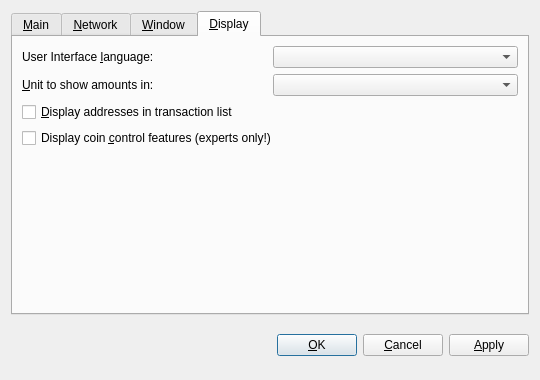
<?xml version="1.0" encoding="UTF-8"?>
<ui version="4.0">
 <class>OptionsDialog</class>
 <widget class="QDialog" name="OptionsDialog">
  <property name="geometry">
   <rect>
    <x>0</x>
    <y>0</y>
    <width>540</width>
    <height>380</height>
   </rect>
  </property>
  <property name="windowTitle">
   <string>Options</string>
  </property>
  <property name="modal">
   <bool>true</bool>
  </property>
  <layout class="QVBoxLayout" name="verticalLayout">
   <item>
    <widget class="QTabWidget" name="tabWidget">
     <property name="tabPosition">
      <enum>QTabWidget::North</enum>
     </property>
     <property name="currentIndex">
      <number>3</number>
     </property>
     <widget class="QWidget" name="tabMain">
      <attribute name="title">
       <string>&amp;Main</string>
      </attribute>
      <layout class="QVBoxLayout" name="verticalLayout_Main">
       <item>
        <widget class="QLabel" name="transactionFeeInfoLabel">
         <property name="text">
          <string>Optional transaction fee per kB that helps make sure your transactions are processed quickly. Most transactions are 1 kB. Fee 0.01 recommended.</string>
         </property>
         <property name="textFormat">
          <enum>Qt::PlainText</enum>
         </property>
         <property name="wordWrap">
          <bool>true</bool>
         </property>
        </widget>
       </item>
       <item>
        <layout class="QHBoxLayout" name="horizontalLayout_Main">
         <item>
          <widget class="QLabel" name="transactionFeeLabel">
           <property name="text">
            <string>Pay transaction &amp;fee</string>
           </property>
           <property name="textFormat">
            <enum>Qt::PlainText</enum>
           </property>
           <property name="buddy">
            <cstring>transactionFee</cstring>
           </property>
          </widget>
         </item>
         <item>
          <widget class="BitcoinAmountField" name="transactionFee"/>
         </item>
         <item>
          <spacer name="horizontalSpacer_Main">
           <property name="orientation">
            <enum>Qt::Horizontal</enum>
           </property>
           <property name="sizeHint" stdset="0">
            <size>
             <width>40</width>
             <height>20</height>
            </size>
           </property>
          </spacer>
         </item>
        </layout>
       </item>
       <item>
        <widget class="QCheckBox" name="bitcoinAtStartup">
         <property name="toolTip">
          <string>Automatically start SafeSeafood after logging in to the system.</string>
         </property>
         <property name="text">
          <string>&amp;Start SafeSeafood on system login</string>
         </property>
        </widget>
       </item>
       <item>
        <widget class="QCheckBox" name="detachDatabases">
         <property name="toolTip">
          <string>Detach block and address databases at shutdown. This means they can be moved to another data directory, but it slows down shutdown. The wallet is always detached.</string>
         </property>
         <property name="text">
          <string>&amp;Detach databases at shutdown</string>
         </property>
        </widget>
       </item>
       <item>
        <spacer name="verticalSpacer_Main">
         <property name="orientation">
          <enum>Qt::Vertical</enum>
         </property>
         <property name="sizeHint" stdset="0">
          <size>
           <width>20</width>
           <height>40</height>
          </size>
         </property>
        </spacer>
       </item>
      </layout>
     </widget>
     <widget class="QWidget" name="tabNetwork">
      <attribute name="title">
       <string>&amp;Network</string>
      </attribute>
      <layout class="QVBoxLayout" name="verticalLayout_Network">
       <item>
        <widget class="QCheckBox" name="mapPortUpnp">
         <property name="toolTip">
          <string>Automatically open the SafeSeafood client port on the router. This only works when your router supports UPnP and it is enabled.</string>
         </property>
         <property name="text">
          <string>Map port using &amp;UPnP</string>
         </property>
        </widget>
       </item>
       <item>
        <widget class="QCheckBox" name="connectSocks">
         <property name="toolTip">
          <string>Connect to the SafeSeafood network through a SOCKS proxy (e.g. when connecting through Tor).</string>
         </property>
         <property name="text">
          <string>&amp;Connect through SOCKS proxy:</string>
         </property>
        </widget>
       </item>
       <item>
        <layout class="QHBoxLayout" name="horizontalLayout_Network">
         <item>
          <widget class="QLabel" name="proxyIpLabel">
           <property name="text">
            <string>Proxy &amp;IP:</string>
           </property>
           <property name="textFormat">
            <enum>Qt::PlainText</enum>
           </property>
           <property name="buddy">
            <cstring>proxyIp</cstring>
           </property>
          </widget>
         </item>
         <item>
          <widget class="QValidatedLineEdit" name="proxyIp">
           <property name="maximumSize">
            <size>
             <width>140</width>
             <height>16777215</height>
            </size>
           </property>
           <property name="toolTip">
            <string>IP address of the proxy (e.g. 127.0.0.1)</string>
           </property>
          </widget>
         </item>
         <item>
          <widget class="QLabel" name="proxyPortLabel">
           <property name="text">
            <string>&amp;Port:</string>
           </property>
           <property name="textFormat">
            <enum>Qt::PlainText</enum>
           </property>
           <property name="buddy">
            <cstring>proxyPort</cstring>
           </property>
          </widget>
         </item>
         <item>
          <widget class="QLineEdit" name="proxyPort">
           <property name="maximumSize">
            <size>
             <width>55</width>
             <height>16777215</height>
            </size>
           </property>
           <property name="toolTip">
            <string>Port of the proxy (e.g. 9050)</string>
           </property>
          </widget>
         </item>
         <item>
          <widget class="QLabel" name="socksVersionLabel">
           <property name="text">
            <string>SOCKS &amp;Version:</string>
           </property>
           <property name="textFormat">
            <enum>Qt::PlainText</enum>
           </property>
           <property name="buddy">
            <cstring>socksVersion</cstring>
           </property>
          </widget>
         </item>
         <item>
          <widget class="QValueComboBox" name="socksVersion">
           <property name="toolTip">
            <string>SOCKS version of the proxy (e.g. 5)</string>
           </property>
          </widget>
         </item>
         <item>
          <spacer name="horizontalSpacer_Network">
           <property name="orientation">
            <enum>Qt::Horizontal</enum>
           </property>
           <property name="sizeHint" stdset="0">
            <size>
             <width>40</width>
             <height>20</height>
            </size>
           </property>
          </spacer>
         </item>
        </layout>
       </item>
       <item>
        <spacer name="verticalSpacer_Network">
         <property name="orientation">
          <enum>Qt::Vertical</enum>
         </property>
         <property name="sizeHint" stdset="0">
          <size>
           <width>20</width>
           <height>40</height>
          </size>
         </property>
        </spacer>
       </item>
      </layout>
     </widget>
     <widget class="QWidget" name="tabWindow">
      <attribute name="title">
       <string>&amp;Window</string>
      </attribute>
      <layout class="QVBoxLayout" name="verticalLayout_Window">
       <item>
        <widget class="QCheckBox" name="minimizeToTray">
         <property name="toolTip">
          <string>Show only a tray icon after minimizing the window.</string>
         </property>
         <property name="text">
          <string>&amp;Minimize to the tray instead of the taskbar</string>
         </property>
        </widget>
       </item>
       <item>
        <widget class="QCheckBox" name="minimizeOnClose">
         <property name="toolTip">
          <string>Minimize instead of exit the application when the window is closed. When this option is enabled, the application will be closed only after selecting Quit in the menu.</string>
         </property>
         <property name="text">
          <string>M&amp;inimize on close</string>
         </property>
        </widget>
       </item>
       <item>
        <spacer name="verticalSpacer_Window">
         <property name="orientation">
          <enum>Qt::Vertical</enum>
         </property>
         <property name="sizeHint" stdset="0">
          <size>
           <width>20</width>
           <height>40</height>
          </size>
         </property>
        </spacer>
       </item>
      </layout>
     </widget>
     <widget class="QWidget" name="tabDisplay">
      <attribute name="title">
       <string>&amp;Display</string>
      </attribute>
      <layout class="QVBoxLayout" name="verticalLayout_Display">
       <item>
        <layout class="QHBoxLayout" name="horizontalLayout_1_Display">
         <item>
          <widget class="QLabel" name="langLabel">
           <property name="text">
            <string>User Interface &amp;language:</string>
           </property>
           <property name="textFormat">
            <enum>Qt::PlainText</enum>
           </property>
           <property name="buddy">
            <cstring>lang</cstring>
           </property>
          </widget>
         </item>
         <item>
          <widget class="QValueComboBox" name="lang">
           <property name="toolTip">
            <string>The user interface language can be set here. This setting will take effect after restarting SafeSeafood.</string>
           </property>
          </widget>
         </item>
        </layout>
       </item>
       <item>
        <layout class="QHBoxLayout" name="horizontalLayout_2_Display">
         <item>
          <widget class="QLabel" name="unitLabel">
           <property name="text">
            <string>&amp;Unit to show amounts in:</string>
           </property>
           <property name="textFormat">
            <enum>Qt::PlainText</enum>
           </property>
           <property name="buddy">
            <cstring>unit</cstring>
           </property>
          </widget>
         </item>
         <item>
          <widget class="QValueComboBox" name="unit">
           <property name="toolTip">
            <string>Choose the default subdivision unit to show in the interface and when sending coins.</string>
           </property>
          </widget>
         </item>
        </layout>
       </item>
       <item>
        <widget class="QCheckBox" name="displayAddresses">
         <property name="toolTip">
          <string>Whether to show SafeSeafood addresses in the transaction list or not.</string>
         </property>
         <property name="text">
          <string>&amp;Display addresses in transaction list</string>
         </property>
        </widget>
       </item>
       <item>
        <widget class="QCheckBox" name="coinControlFeatures">
         <property name="toolTip">
          <string>Whether to show coin control features or not.</string>
         </property>
         <property name="text">
          <string>Display coin &amp;control features (experts only!)</string>
         </property>
        </widget>
       </item>
       <item>
        <spacer name="verticalSpacer_Display">
         <property name="orientation">
          <enum>Qt::Vertical</enum>
         </property>
         <property name="sizeHint" stdset="0">
          <size>
           <width>20</width>
           <height>40</height>
          </size>
         </property>
        </spacer>
       </item>
      </layout>
     </widget>
    </widget>
   </item>
   <item>
    <layout class="QHBoxLayout" name="horizontalLayout_Buttons">
     <item>
      <spacer name="horizontalSpacer_1">
       <property name="orientation">
        <enum>Qt::Horizontal</enum>
       </property>
       <property name="sizeHint" stdset="0">
        <size>
         <width>40</width>
         <height>48</height>
        </size>
       </property>
      </spacer>
     </item>
     <item>
      <widget class="QLabel" name="statusLabel">
       <property name="font">
        <font>
         <weight>75</weight>
         <bold>true</bold>
        </font>
       </property>
       <property name="text">
        <string/>
       </property>
       <property name="textFormat">
        <enum>Qt::PlainText</enum>
       </property>
       <property name="wordWrap">
        <bool>true</bool>
       </property>
      </widget>
     </item>
     <item>
      <spacer name="horizontalSpacer_2">
       <property name="orientation">
        <enum>Qt::Horizontal</enum>
       </property>
       <property name="sizeHint" stdset="0">
        <size>
         <width>40</width>
         <height>48</height>
        </size>
       </property>
      </spacer>
     </item>
     <item>
      <widget class="QPushButton" name="okButton">
       <property name="text">
        <string>&amp;OK</string>
       </property>
      </widget>
     </item>
     <item>
      <widget class="QPushButton" name="cancelButton">
       <property name="text">
        <string>&amp;Cancel</string>
       </property>
       <property name="autoDefault">
        <bool>false</bool>
       </property>
      </widget>
     </item>
     <item>
      <widget class="QPushButton" name="applyButton">
       <property name="text">
        <string>&amp;Apply</string>
       </property>
       <property name="autoDefault">
        <bool>false</bool>
       </property>
      </widget>
     </item>
    </layout>
   </item>
  </layout>
 </widget>
 <customwidgets>
  <customwidget>
   <class>BitcoinAmountField</class>
   <extends>QSpinBox</extends>
   <header>bitcoinamountfield.h</header>
  </customwidget>
  <customwidget>
   <class>QValueComboBox</class>
   <extends>QComboBox</extends>
   <header>qvaluecombobox.h</header>
  </customwidget>
  <customwidget>
   <class>QValidatedLineEdit</class>
   <extends>QLineEdit</extends>
   <header>qvalidatedlineedit.h</header>
  </customwidget>
 </customwidgets>
 <resources/>
 <connections/>
</ui>
